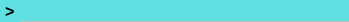
<?xml version="1.0" encoding="UTF-8"?>
<ui version="4.0">
 <class>Form</class>
 <widget class="QWidget" name="Form">
  <property name="geometry">
   <rect>
    <x>0</x>
    <y>0</y>
    <width>349</width>
    <height>22</height>
   </rect>
  </property>
  <property name="minimumSize">
   <size>
    <width>349</width>
    <height>22</height>
   </size>
  </property>
  <property name="maximumSize">
   <size>
    <width>349</width>
    <height>22</height>
   </size>
  </property>
  <property name="windowTitle">
   <string>Form</string>
  </property>
  <property name="styleSheet">
   <string notr="true">background-color: rgb(192, 192, 192);</string>
  </property>
  <layout class="QHBoxLayout" name="horizontalLayout" stretch="1,16">
   <property name="spacing">
    <number>0</number>
   </property>
   <property name="leftMargin">
    <number>0</number>
   </property>
   <property name="topMargin">
    <number>0</number>
   </property>
   <property name="rightMargin">
    <number>0</number>
   </property>
   <property name="bottomMargin">
    <number>0</number>
   </property>
   <item>
    <widget class="QLabel" name="label">
     <property name="font">
      <font>
       <pointsize>12</pointsize>
       <weight>75</weight>
       <bold>true</bold>
      </font>
     </property>
     <property name="styleSheet">
      <string notr="true">background-color: rgb(96, 224, 224);</string>
     </property>
     <property name="text">
      <string>&gt;</string>
     </property>
     <property name="indent">
      <number>5</number>
     </property>
    </widget>
   </item>
   <item>
    <widget class="QLineEdit" name="ProgramTextEdit">
     <property name="font">
      <font>
       <pointsize>12</pointsize>
       <weight>75</weight>
       <bold>true</bold>
      </font>
     </property>
     <property name="styleSheet">
      <string notr="true">background-color: rgb(96, 224, 224);
border-width: 0;
border-style:outset;</string>
     </property>
    </widget>
   </item>
  </layout>
 </widget>
 <resources/>
 <connections/>
</ui>
